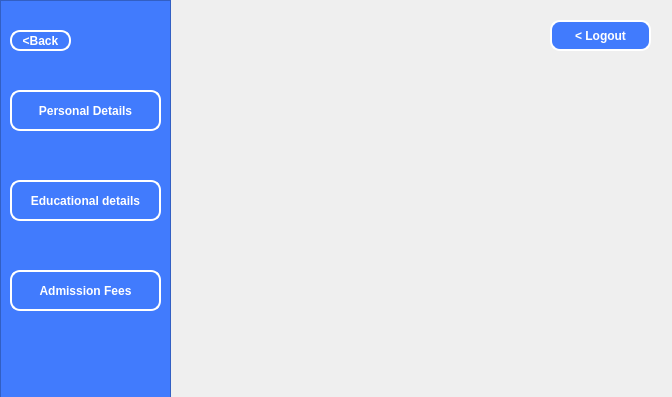
<?xml version="1.0" encoding="UTF-8"?>
<ui version="4.0">
 <class>StudentLogin1</class>
 <widget class="QDialog" name="StudentLogin1">
  <property name="geometry">
   <rect>
    <x>0</x>
    <y>0</y>
    <width>672</width>
    <height>397</height>
   </rect>
  </property>
  <property name="windowTitle">
   <string>Dialog</string>
  </property>
  <widget class="QFrame" name="frame">
   <property name="geometry">
    <rect>
     <x>0</x>
     <y>0</y>
     <width>171</width>
     <height>531</height>
    </rect>
   </property>
   <property name="styleSheet">
    <string notr="true">QFrame
{
background-color: #417BFD;
}</string>
   </property>
   <property name="frameShape">
    <enum>QFrame::StyledPanel</enum>
   </property>
   <property name="frameShadow">
    <enum>QFrame::Raised</enum>
   </property>
   <widget class="QPushButton" name="BackButten_2">
    <property name="geometry">
     <rect>
      <x>10</x>
      <y>90</y>
      <width>151</width>
      <height>41</height>
     </rect>
    </property>
    <property name="styleSheet">
     <string notr="true">QPushButton
{
background-color: #417BFD;
color: white;
border: 2px solid white;
border-radius: 10px;
font-weight: bold;

}
QPushButton:hover
{
background-color: white;
color: #417BFD;
border: 3px solid #417BFD;
font-weight: bold;
}
</string>
    </property>
    <property name="text">
     <string>Personal Details</string>
    </property>
    <property name="shortcut">
     <string>Return</string>
    </property>
   </widget>
   <widget class="QPushButton" name="BackButten_3">
    <property name="geometry">
     <rect>
      <x>10</x>
      <y>180</y>
      <width>151</width>
      <height>41</height>
     </rect>
    </property>
    <property name="styleSheet">
     <string notr="true">QPushButton
{
background-color: #417BFD;
color: white;
border: 2px solid white;
border-radius: 10px;
font-weight: bold;

}
QPushButton:hover
{
background-color: white;
color: #417BFD;
border: 3px solid #417BFD;
font-weight: bold;
}
</string>
    </property>
    <property name="text">
     <string>Educational details</string>
    </property>
    <property name="shortcut">
     <string>Return</string>
    </property>
   </widget>
   <widget class="QPushButton" name="BackButten_4">
    <property name="geometry">
     <rect>
      <x>10</x>
      <y>270</y>
      <width>151</width>
      <height>41</height>
     </rect>
    </property>
    <property name="styleSheet">
     <string notr="true">QPushButton
{
background-color: #417BFD;
color: white;
border: 2px solid white;
border-radius: 10px;
font-weight: bold;

}
QPushButton:hover
{
background-color: white;
color: #417BFD;
border: 3px solid #417BFD;
font-weight: bold;
}
</string>
    </property>
    <property name="text">
     <string>Admission Fees</string>
    </property>
    <property name="shortcut">
     <string>Return</string>
    </property>
   </widget>
   <widget class="QPushButton" name="BackButten_6">
    <property name="geometry">
     <rect>
      <x>10</x>
      <y>30</y>
      <width>61</width>
      <height>21</height>
     </rect>
    </property>
    <property name="styleSheet">
     <string notr="true">QPushButton
{
background-color: #417BFD;
color: white;
border: 2px solid white;
border-radius: 10px;
font-weight: bold;

}
QPushButton:hover
{
background-color: white;
color: #417BFD;
border: 3px solid #417BFD;
font-weight: bold;
}
</string>
    </property>
    <property name="text">
     <string>&lt;Back</string>
    </property>
    <property name="shortcut">
     <string>Return</string>
    </property>
   </widget>
  </widget>
  <widget class="QPushButton" name="BackButten_5">
   <property name="geometry">
    <rect>
     <x>550</x>
     <y>20</y>
     <width>101</width>
     <height>31</height>
    </rect>
   </property>
   <property name="styleSheet">
    <string notr="true">QPushButton
{
background-color: #417BFD;
color: white;
border: 2px solid white;
border-radius: 10px;
font-weight: bold;

}
QPushButton:hover
{
background-color: white;
color: #417BFD;
border: 3px solid #417BFD;
font-weight: bold;
}
</string>
   </property>
   <property name="text">
    <string>&lt; Logout</string>
   </property>
   <property name="shortcut">
    <string>Return</string>
   </property>
  </widget>
 </widget>
 <resources/>
 <connections/>
</ui>
